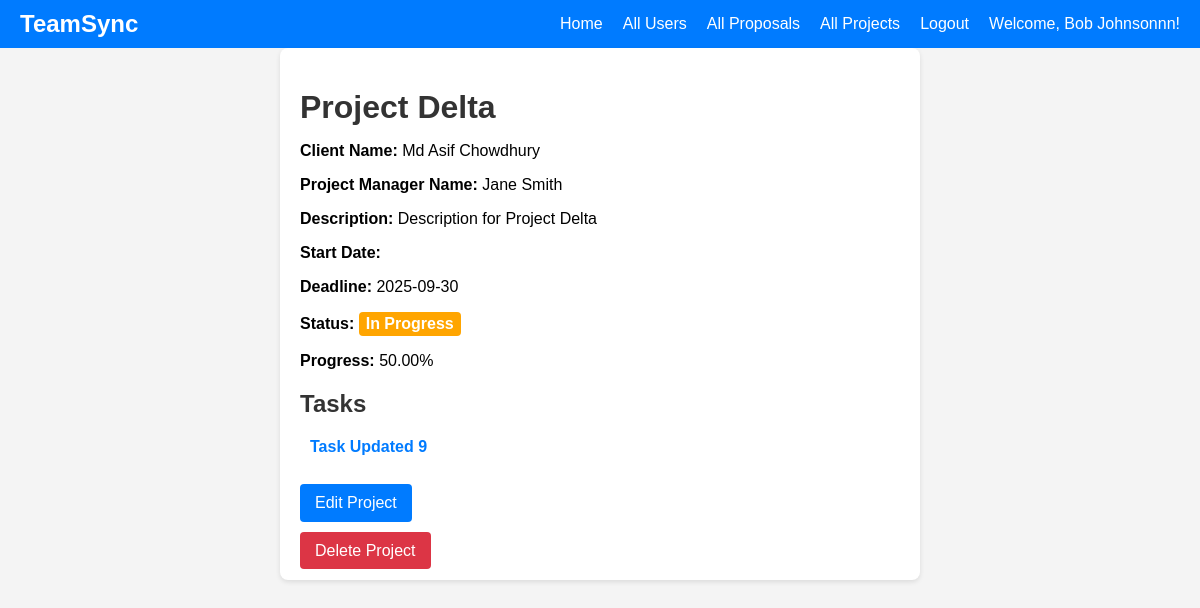
Screenshot of /controller/admin-project-controller.php?action=view_project&project_id=4 (signed in) with the database file from the repository.
### tables this page shows
CREATE TABLE `usr` (
  `userid` int(11) NOT NULL,
  `firstname` varchar(255) NOT NULL,
  `lastname` varchar(255) NOT NULL,
  `name` varchar(255) NOT NULL,
  `email` varchar(255) NOT NULL,
  `password` varchar(255) NOT NULL,
  `roleid` int(11) DEFAULT NULL,
  `profile_picture` longblob DEFAULT NULL
);

CREATE TABLE `projects` (
  `project_id` int(11) NOT NULL,
  `client_id` int(11) NOT NULL,
  `pm_id` int(11) DEFAULT NULL,
  `name` varchar(100) NOT NULL,
  `description` text NOT NULL,
  `start_date` date DEFAULT NULL,
  `deadline` date NOT NULL,
  `status` varchar(50) NOT NULL DEFAULT 'Pending Approval',
  `type` varchar(50) NOT NULL DEFAULT 'Proposal',
  `client_feedback` text DEFAULT NULL,
  `progress` decimal(5,2) DEFAULT 0.00
);

CREATE TABLE `tasks` (
  `task_id` int(11) NOT NULL,
  `project_id` int(11) NOT NULL,
  `developer_id` int(11) DEFAULT NULL,
  `name` varchar(100) NOT NULL,
  `description` text NOT NULL,
  `start_date` date NOT NULL,
  `deadline` date NOT NULL,
  `status` varchar(50) NOT NULL DEFAULT 'Not Started',
  `pm_comment` text DEFAULT NULL,
  `timestamp` timestamp NOT NULL DEFAULT current_timestamp() ON UPDATE current_timestamp(),
  `file_data` longblob DEFAULT NULL,
  `file_name` varchar(255) DEFAULT NULL,
  `file_type` varchar(255) DEFAULT NULL
);

### model/user-model.php (called while the page is built, shortened)
<?php
function getUserInfo($userId)
{
    $conn = getDbConnection();
    $sql = "SELECT userid, firstname, lastname, name, email, roleid
            FROM usr
            WHERE userid = ?";
    $stmt = $conn->prepare($sql);
    $stmt->bind_param("i", $userId);
    $stmt->execute();
    $result = $stmt->get_result();
    $user = $result->fetch_assoc();
    return $user;
}
function getUserName($userId)
{
    $userInfo = getUserInfo($userId);
    $firstname = $userInfo['firstname'] ?? 'Unassigned';
    $lastname = $userInfo['lastname'] ?? '';
    return trim("$firstname $lastname");
}
?>

### model/project-model.php (called while the page is built, shortened)
<?php
function getProjectById($projectId) {
    $conn = getDbConnection();
    $sql = "SELECT p.project_id, p.name, p.description, p.start_date, p.deadline, p.status, p.progress, p.client_feedback,
                   CONCAT(u.firstname, ' ', u.lastname) AS client_name, CONCAT(pm.firstname, ' ', pm.lastname) AS pm_name
            FROM projects p
            JOIN usr u ON p.client_id = u.userid
            LEFT JOIN usr pm ON p.pm_id = pm.userid
            WHERE p.project_id = ?";
    $stmt = $conn->prepare($sql);
    $stmt->bind_param("i", $projectId);
    $stmt->execute();
    $result = $stmt->get_result();
    $project = $result->fetch_assoc();
    return $project;
}
?>

### model/task-model.php (called while the page is built, shortened)
<?php
function getTasksForProject($projectId) {
    $conn = getDbConnection();
    $sql = "SELECT * FROM tasks WHERE project_id = ?";
    $stmt = $conn->prepare($sql);
    $stmt->bind_param("i", $projectId);
    $stmt->execute();
    $result = $stmt->get_result();
    $tasks = [];
    while ($row = $result->fetch_assoc()) {
        $tasks[] = $row;
    }
    return $tasks;
}
?>

### view/admin-project-view.php (the view, shortened to what this page needs)
<!DOCTYPE html>
<html lang="en">
<head>
    <link rel="stylesheet" href="../css/main.css">
</head>
<body>
<?php include 'admin-navbar.php'; ?>
<div class="project-container">
    <h1><?php echo $project['name']; ?></h1>
    <div class="project-details">
        <p><strong>Client Name:</strong> <?php echo $project['client_name']; ?></p>
        <p><strong>Project Manager Name:</strong> <?php echo $project['pm_name']; ?></p>
        <p><strong>Description:</strong> <?php echo $project['description']; ?></p>
        <p><strong>Start Date:</strong> <?php echo $project['start_date']; ?></p>
        <p><strong>Deadline:</strong> <?php echo $project['deadline']; ?></p>
        <p><strong>Status:</strong>
            <span class="status" data-status="<?php echo ($project['status']); ?>">
                <?php echo $project['status']; ?>
            </span>
        </p>
        <p><strong>Progress:</strong> <?php echo $project['progress']; ?>%</p>
    </div>
    <h2>Tasks</h2>
    <div class="task-list">
        <?php foreach ($tasks as $task) { ?>
            <div class="task-item">
                <a href="../controller/admin-task-controller.php?action=view&task_id=<?php echo $task['task_id']; ?>" class="task-button"><?php echo $task['name']; ?></a>
            </div>
        <?php } ?>
    </div>
    <br>
    <form action="../controller/admin-project-controller.php?action=show_edit_project_form" method="post" class="edit-project-form">
        <button type="submit" class="button-primary">Edit Project</button>
    </form>
    <div class="card-actions">
                    <a href="../controller/admin-project-controller.php?action=delete_project&project_id=<?php echo $project['project_id']; ?>" class="button-danger" onclick="return confirm('Are you sure you want to delete this project?');">Delete Project</a>
                </div>
</div>
</body>
</html>

### view/admin-navbar.php (shortened to what this page needs)
<!DOCTYPE html>
<html lang="en">
<head>
    <link rel="stylesheet" href="../css/navbar.css">
</head>
<body>
<nav class="navbar">
    <div class="logo">TeamSync</div>
    <div class="nav-links">
        <a href="../controller/user-dashboard-controller.php">Home</a>
        <a href="../controller/admin-user-controller.php?action=show_all">All Users</a>
        <a href="../controller/admin-project-controller.php?action=show_all_proposals">All Proposals</a>
        <a href="../controller/admin-project-controller.php?action=show_all_projects">All Projects</a>
        <a href="../controller/user-logout-controller.php">Logout</a>
        <a href="../controller/user-profile-controller.php?action=view_profile" class="welcome-link">Welcome, <?php echo $adminName; ?>!</a>
    </div>
</nav>
</body>
</html>

### css/main.css (style rules this page uses)
body { font-family: Arial, sans-serif; margin: 0; background-color: #f4f4f4; }
.project-container { background-color: #fff; padding: 20px; border-radius: 8px; box-shadow: 0 2px 5px rgba(0, 0, 0, 0.1); max-width: 600px; margin: auto; transition: box-shadow 0.3s; }
h1, h2, h3 { color: #333; margin-bottom: 10px; }
.button-primary, .button-dark, .button-danger { padding: 10px 15px; border: none; border-radius: 4px; cursor: pointer; font-size: 16px; transition: background-color 0.3s; text-decoration: none; }
.button-primary { background-color: #007BFF; color: #fff; }
.button-danger { background-color: #dc3545; color: #fff; }
.edit-project-form { margin-bottom: 20px; }
.status { font-weight: bold; padding: 3px 7px; border-radius: 4px; color: #fff; display: inline-block; }
.status[data-status="In Progress"] { background-color: orange; }
.task-list { list-style-type: none; padding: 0; }
.task-button { text-decoration: none; color: #007BFF; font-weight: bold; display: block; padding: 10px; border-radius: 4px; transition: background-color 0.3s, color 0.3s; background-color: transparent; cursor: pointer; text-align: left; max-width: 250px; }

### css/navbar.css (style rules this page uses)
.navbar { background-color: #007BFF; display: flex; justify-content: space-between; align-items: center; padding: 10px 20px; color: #fff; }
.logo { font-size: 24px; font-weight: bold; }
.nav-links { display: flex; }
.nav-links a { color: #fff; text-decoration: none; margin-left: 20px; transition: color 0.3s; }

### rows the page displays
usr: adminName "Bob Johnsonnn"
projects: name "Project Delta", description "Description for Project Delta", deadline "2025-09-30", status "In Progress", progress "50.00"
tasks: name "Task Updated 9"

### other values shown
$project['client_name'] "Md Asif Chowdhury"
$project['pm_name'] "Jane Smith"
